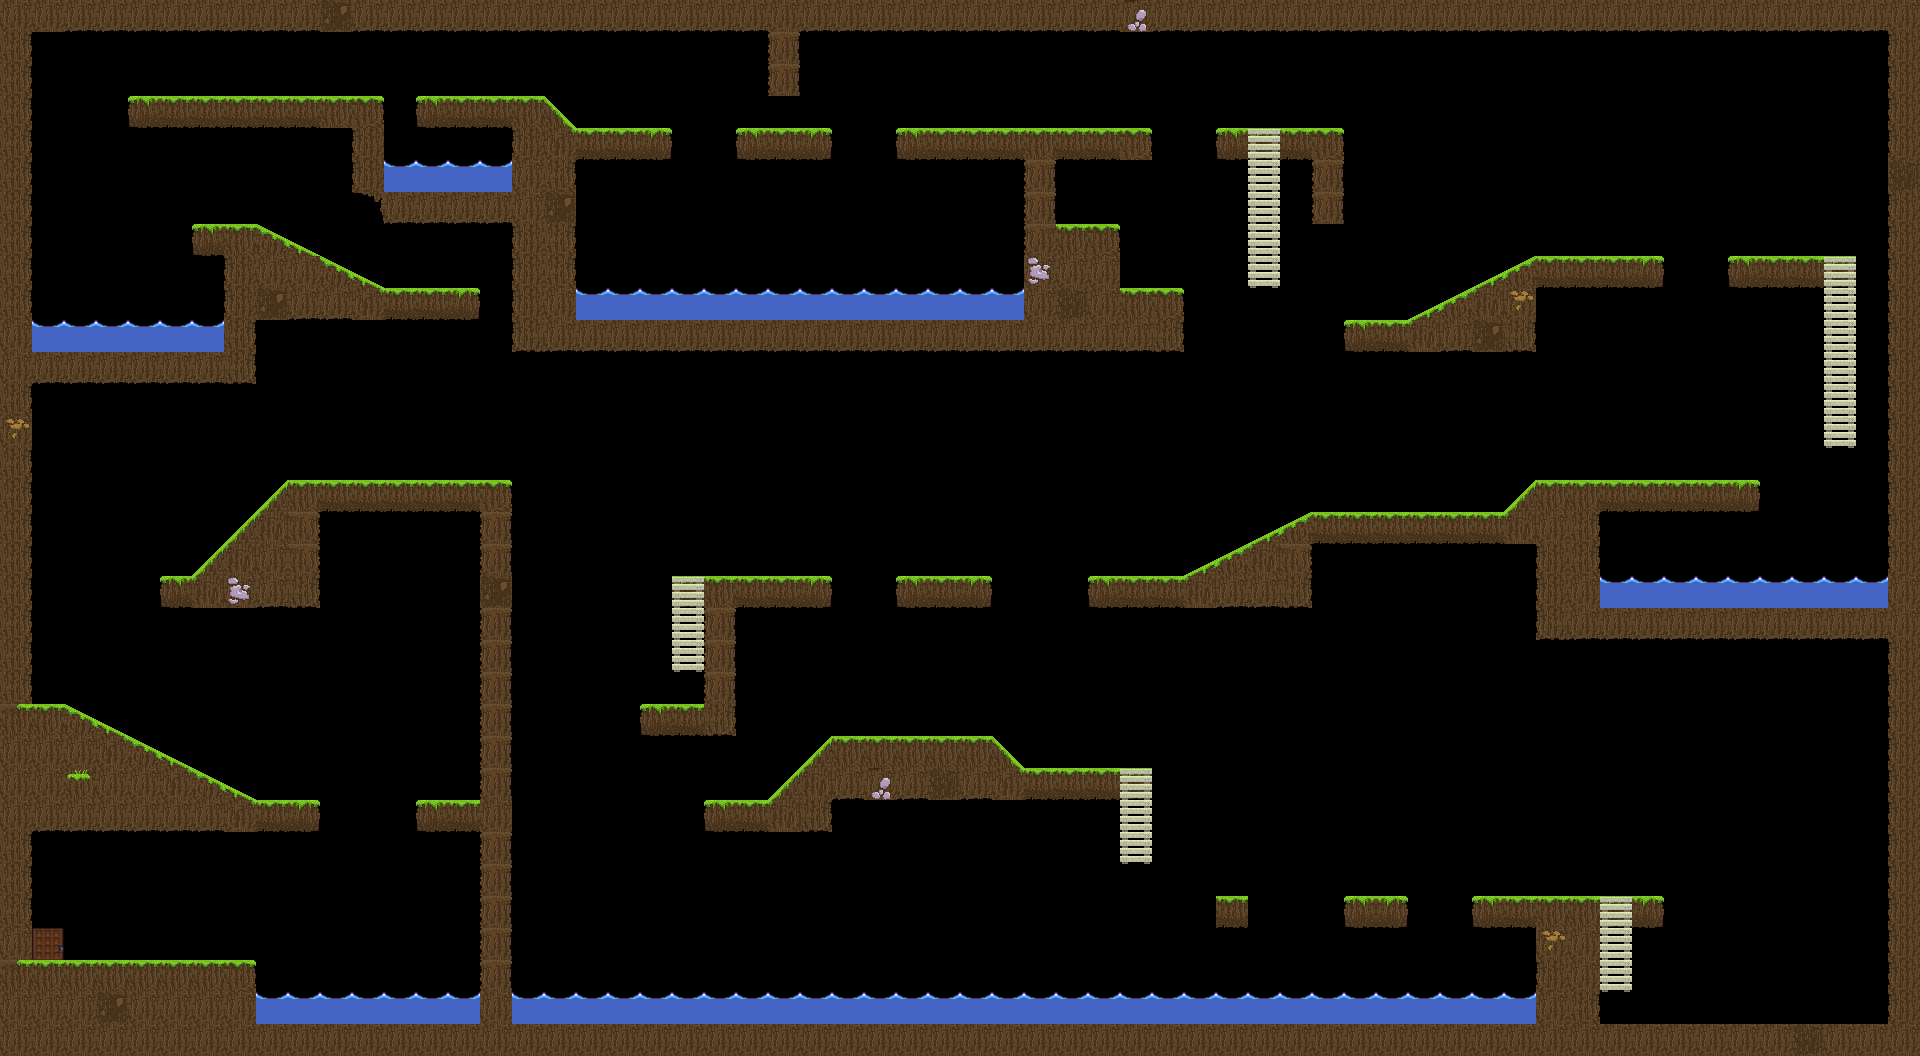

A 2D game scene composited from a Tiled map and its tileset images. What follows is a short description and the map's XML, with each tile layer's data collapsed to a summary:
An orthogonal 60x33 tile map with 32x32 px tiles, 1 tile layer (Tile Layer 1) and 92 objects (52x solid, 11x archer, 6x hazard, 5x ladder, 5x SlopeRight, ...).

<map version="1.2" tiledversion="1.2.0" orientation="orthogonal" renderorder="right-down" width="60" height="33" tilewidth="32" tileheight="32" infinite="0" nextlayerid="3" nextobjectid="113">
 <tileset firstgid="1" name="Tiles" tilewidth="32" tileheight="32" tilecount="64" columns="8">
  <image source="Media/Textures/Tiles.png" width="256" height="256" />
 </tileset>
 <layer id="1" name="Tile Layer 1" width="60" height="33">
  <data>[1980 cells, 576 non-empty, 36 distinct tile ids]</data>
 </layer>
 <objectgroup id="2" name="Object Layer 1">
  <object id="1" name="finish" x="32" y="928" width="10" height="32" />
  <object id="2" name="solid" x="0" y="960" width="256" height="64" />
  <object id="3" name="solid" x="0" y="1024" width="1920" height="32" />
  <object id="4" name="solid" x="0" y="0" width="1920" height="32" />
  <object id="5" name="solid" x="0" y="32" width="32" height="928" />
  <object id="6" name="solid" x="1888" y="32" width="32" height="992" />
  <object id="9" name="solid" x="384" y="192" width="128" height="32" />
  <object id="10" name="solid" x="416" y="96" width="128" height="32" />
  <object id="11" name="solid" x="576" y="128" width="96" height="32" />
  <object id="12" name="solid" x="512" y="128" width="64" height="224" />
  <object id="13" name="solid" x="576" y="320" width="608" height="32" />
  <object id="14" name="solid" x="736" y="128" width="96" height="32" />
  <object id="15" name="solid" x="896" y="128" width="256" height="32" />
  <object id="16" name="solid" x="1024" y="160" width="32" height="160" />
  <object id="17" name="solid" x="1056" y="224" width="64" height="64" />
  <object id="18" name="solid" x="1056" y="288" width="128" height="32" />
  <object id="19" name="solid" x="1216" y="128" width="32" height="32" />
  <object id="20" name="solid" x="1280" y="128" width="32" height="32" />
  <object id="22" name="solid" x="896" y="576" width="96" height="32" />
  <object id="23" name="solid" x="704" y="576" width="128" height="32" />
  <object id="24" name="solid" x="704" y="608" width="32" height="96" />
  <object id="25" name="solid" x="640" y="704" width="96" height="32" />
  <object id="26" name="solid" x="128" y="96" width="256" height="32" />
  <object id="27" name="solid" x="192" y="224" width="64" height="32" />
  <object id="28" name="solid" x="256" y="288" width="224" height="32" />
  <object id="29" name="solid" x="224" y="256" width="32" height="128" />
  <object id="30" name="solid" x="32" y="352" width="192" height="32" />
  <object id="31" name="solid" x="288" y="480" width="224" height="32" />
  <object id="32" name="solid" x="160" y="576" width="160" height="32" />
  <object id="33" name="solid" x="32" y="800" width="288" height="32" />
  <object id="34" name="solid" x="32" y="704" width="32" height="96" />
  <object id="35" name="solid" x="416" y="800" width="64" height="32" />
  <object id="36" name="solid" x="704" y="800" width="128" height="32" />
  <object id="37" name="solid" x="832" y="736" width="160" height="64" />
  <object id="38" name="solid" x="992" y="768" width="128" height="32" />
  <object id="39" name="solid" x="1088" y="576" width="224" height="32" />
  <object id="40" name="solid" x="1312" y="512" width="288" height="32" />
  <object id="41" name="solid" x="1536" y="480" width="224" height="32" />
  <object id="43" name="solid" x="1536" y="608" width="352" height="32" />
  <object id="44" name="solid" x="1536" y="544" width="64" height="64" />
  <object id="45" name="solid" x="1536" y="928" width="64" height="96" />
  <object id="46" name="solid" x="1472" y="896" width="128" height="32" />
  <object id="47" name="solid" x="1344" y="896" width="64" height="32" />
  <object id="48" name="solid" x="1216" y="896" width="32" height="32" />
  <object id="50" name="solid" x="1632" y="895.996" width="32" height="32" />
  <object id="51" name="solid" x="1536" y="256" width="128" height="32" />
  <object id="52" name="solid" x="1728" y="256" width="96" height="32" />
  <object id="53" name="solid" x="1344" y="320" width="192" height="32" />
  <object id="60" name="solid" x="352" y="128" width="32" height="64" />
  <object id="63" name="ladder" x="1248" y="128" width="32" height="160" />
  <object id="64" name="ladder" x="1120" y="768" width="32" height="96" />
  <object id="65" name="ladder" x="672" y="576" width="32" height="96" />
  <object id="66" name="ladder" x="1824" y="256" width="32" height="192" />
  <object id="67" name="solid" x="480" y="512" width="32" height="512" />
  <object id="69" name="SlopeRight" x="768" y="738" width="64" height="62" />
  <object id="70" name="SlopeLeft" x="992" y="738" width="32" height="30" />
  <object id="71" name="SlopeRight" x="1184" y="514" width="128" height="62" />
  <object id="73" name="SlopeRight" x="1408" y="258" width="128" height="62" />
  <object id="74" name="SlopeRight" x="192" y="482" width="96" height="94" />
  <object id="75" name="solid" x="288" y="512" width="32" height="64" />
  <object id="76" name="SlopeRight" x="1504" y="482" width="32" height="30" />
  <object id="77" name="SlopeLeft" x="544" y="98" width="32" height="30" />
  <object id="78" name="SlopeLeft" x="256" y="226" width="128" height="62" />
  <object id="79" name="SlopeLeft" x="63.9981" y="706" width="192" height="94" />
  <object id="80" name="hazard" x="32" y="326" width="192" height="26" />
  <object id="82" name="hazard" x="384" y="166" width="128" height="26" />
  <object id="84" name="hazard" x="576" y="294" width="448" height="26" />
  <object id="85" name="hazard" x="256" y="998" width="224" height="26" />
  <object id="86" name="hazard" x="512" y="998" width="1024" height="26" />
  <object id="87" name="hazard" x="1600" y="582" width="288.083" height="26" />
  <object id="88" name="VerticalPlatform" x="320" y="814" width="96" height="11" />
  <object id="89" name="VerticalPlatform" x="32" y="128" width="96" height="11" />
  <object id="90" name="VerticalPlatform" x="540" y="724" width="96" height="11" />
  <object id="91" name="enemy" x="1692.5" y="973.917" width="48" height="50" />
  <object id="92" name="enemy" x="1368.06" y="462.25" width="48" height="50" />
  <object id="94" name="archer" x="1640" y="436" width="77" height="44" />
  <object id="95" name="archer" x="1552" y="212" width="77" height="44" />
  <object id="96" name="archer" x="1120" y="244" width="77" height="44" />
  <object id="97" name="archer" x="1056" y="180" width="77" height="44" />
  <object id="98" name="archer" x="950" y="84" width="77" height="44" />
  <object id="99" name="archer" x="870" y="692" width="77" height="44" />
  <object id="101" name="enemy" x="290" y="430" width="48" height="50" />
  <object id="102" name="archer" x="200" y="180" width="77" height="44" />
  <object id="103" name="enemy" x="234.894" y="46.25" width="48" height="50" />
  <object id="104" name="archer" x="452" y="52" width="77" height="44" />
  <object id="105" name="archer" x="900" y="532" width="77" height="44" />
  <object id="106" name="archer" x="403" y="756" width="77" height="44" />
  <object id="107" name="player" x="1844.5" y="961.25" width="20" height="27" />
  <object id="108" name="archer" x="1337" y="852" width="77" height="44" />
  <object id="109" name="ladder" x="1600" y="895.997" width="32" height="96" />
  <object id="110" name="solid" x="768" y="32" width="32" height="64" />
  <object id="111" name="solid" x="1312" y="128" width="32" height="96" />
 </objectgroup>
</map>